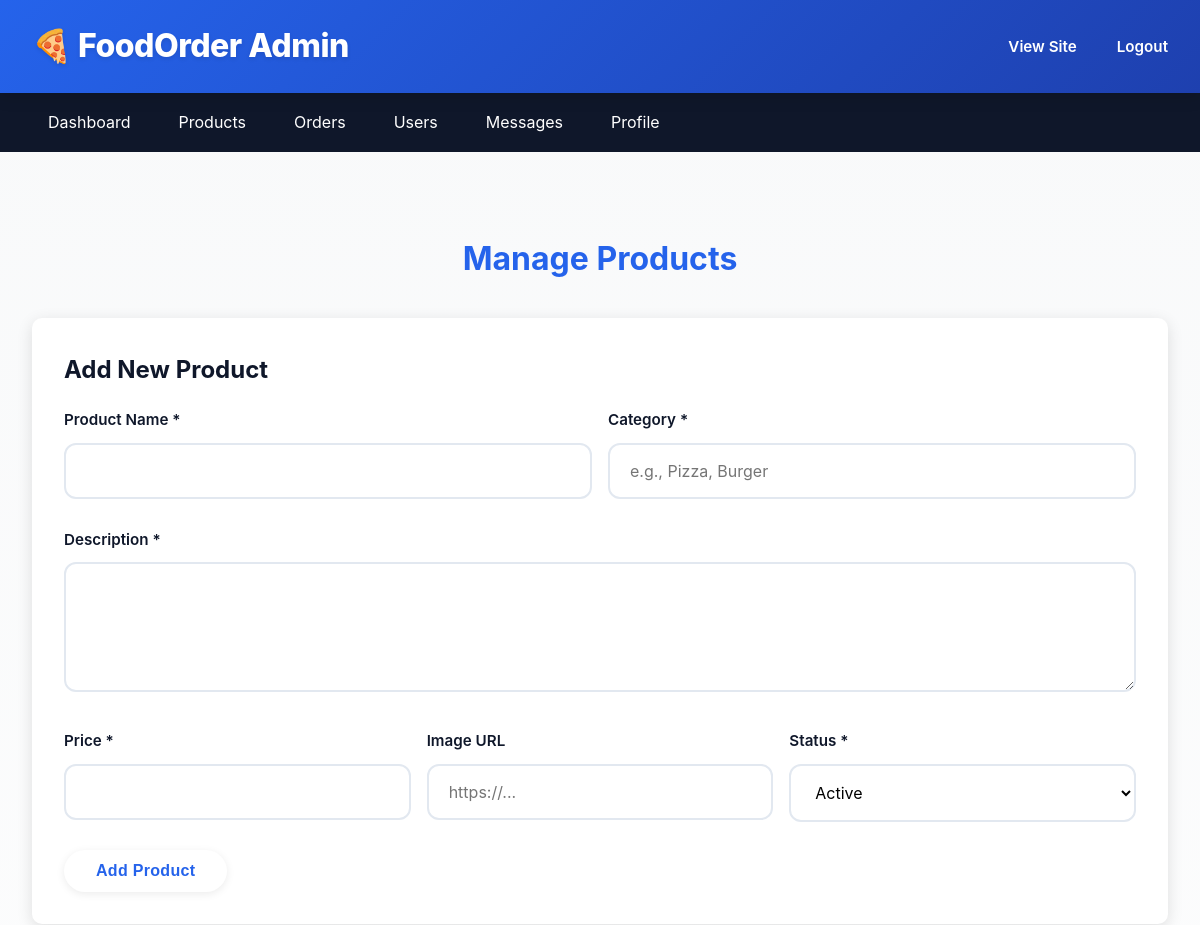
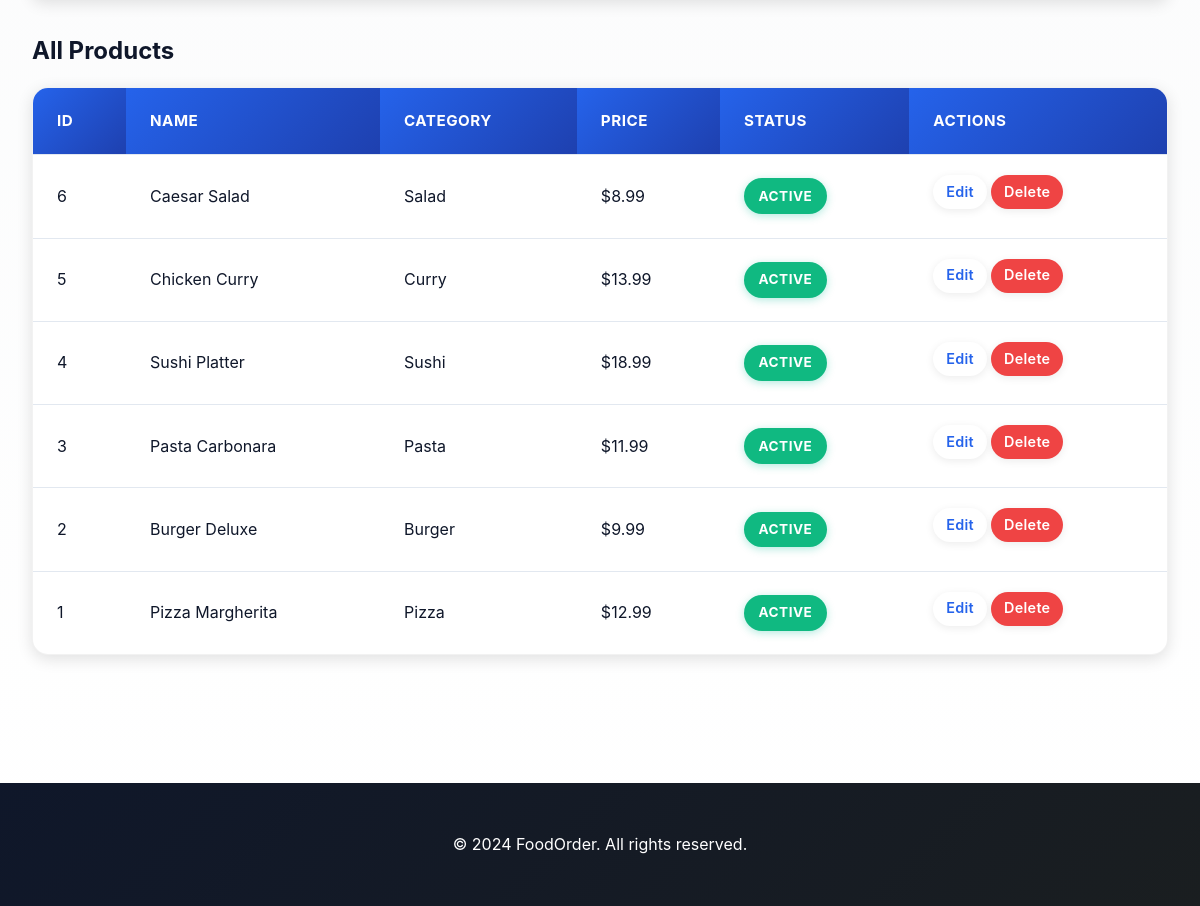
Screenshot of /admin/products.php (signed in) with the database file from the repository (2 pictures, top to bottom).
### tables this page shows
CREATE TABLE IF NOT EXISTS products (
    id INT AUTO_INCREMENT PRIMARY KEY,
    name VARCHAR(100) NOT NULL,
    description TEXT,
    price DECIMAL(10,2) NOT NULL,
    image VARCHAR(255),
    category VARCHAR(50),
    status ENUM('active', 'inactive') DEFAULT 'active',
    created_at TIMESTAMP DEFAULT CURRENT_TIMESTAMP
);

### admin/products.php (the view, shortened to what this page needs)
<?php
$conn = getDBConnection();
$edit_product = null;
$products = $conn->query("SELECT * FROM products ORDER BY id DESC");
?>
<!DOCTYPE html>
<html lang="en">
<head>
    <link rel="stylesheet" href="../assets/css/style.css">
</head>
<body>
    <header>
        <nav>
            <a href="../index.php" class="logo">🍕 FoodOrder Admin</a>
            <ul class="nav-links">
                <li><a href="../index.php">View Site</a></li>
                <li><a href="logout.php">Logout</a></li>
            </ul>
        </nav>
    </header>
    <div class="admin-nav">
        <ul>
            <li><a href="dashboard.php">Dashboard</a></li>
            <li><a href="products.php">Products</a></li>
            <li><a href="orders.php">Orders</a></li>
            <li><a href="users.php">Users</a></li>
            <li><a href="messages.php">Messages</a></li>
            <li><a href="profile.php">Profile</a></li>
        </ul>
    </div>
    <div class="container">
        <h1 style="text-align: center; margin-bottom: 2rem; color: var(--primary-color);">Manage Products</h1>
        <div style="background: var(--white); padding: 2rem; border-radius: 10px; box-shadow: var(--shadow); margin-bottom: 2rem;">
            <h2 style="margin-bottom: 1rem; color: var(--dark-color);">
                <?php echo $edit_product ? 'Edit Product' : 'Add New Product'; ?>
            </h2>
            <form method="POST" action="">
                <div style="display: grid; grid-template-columns: 1fr 1fr; gap: 1rem;">
                    <div class="form-group">
                        <label>Product Name *</label>
                        <input type="text" name="name" value="<?php echo $edit_product ? htmlspecialchars($edit_product['name']) : ''; ?>" required>
                    </div>
                    <div class="form-group">
                        <label>Category *</label>
                        <input type="text" name="category" value="<?php echo $edit_product ? htmlspecialchars($edit_product['category']) : ''; ?>" required placeholder="e.g., Pizza, Burger">
                    </div>
                </div>
                <div class="form-group">
                    <label>Description *</label>
                    <textarea name="description" required><?php echo $edit_product ? htmlspecialchars($edit_product['description']) : ''; ?></textarea>
                </div>
                <div style="display: grid; grid-template-columns: 1fr 1fr 1fr; gap: 1rem;">
                    <div class="form-group">
                        <label>Price *</label>
                        <input type="number" name="price" step="0.01" value="<?php echo $edit_product ? $edit_product['price'] : ''; ?>" required>
                    </div>
                    <div class="form-group">
                        <label>Image URL</label>
                        <input type="text" name="image" value="<?php echo $edit_product ? htmlspecialchars($edit_product['image']) : ''; ?>" placeholder="https://...">
                    </div>
                    <div class="form-group">
                        <label>Status *</label>
                        <select name="status" required>
                            <option value="active" <?php echo $edit_product && $edit_product['status'] === 'active' ? 'selected' : ''; ?>>Active</option>
                        </select>
                    </div>
                </div>
                <?php if ($edit_product): ?>
                    <button type="submit" name="update_product" class="btn btn-primary">Update Product</button>
                <?php else: ?>
                    <button type="submit" name="add_product" class="btn btn-primary">Add Product</button>
                <?php endif; ?>
            </form>
        </div>
        <h2 style="margin-bottom: 1rem; color: var(--dark-color);">All Products</h2>
        <table>
            <thead>
                <tr>
                    <th>ID</th>
                    <th>Name</th>
                    <th>Category</th>
                    <th>Price</th>
                    <th>Status</th>
                    <th>Actions</th>
                </tr>
            </thead>
            <tbody>
                <?php while ($product = $products->fetch_assoc()): ?>
                    <tr>
                        <td><?php echo $product['id']; ?></td>
                        <td><?php echo htmlspecialchars($product['name']); ?></td>
                        <td><?php echo htmlspecialchars($product['category']); ?></td>
                        <td>$<?php echo number_format($product['price'], 2); ?></td>
                        <td>
                            <span class="badge <?php echo $product['status'] === 'active' ? 'badge-success' : 'badge-danger'; ?>">
                                <?php echo ucfirst($product['status']); ?>
                            </span>
                        </td>
                        <td>
                            <a href="products.php?edit=<?php echo $product['id']; ?>" class="btn btn-primary" style="padding: 0.3rem 0.8rem; font-size: 0.9rem;">Edit</a>
                            <a href="products.php?delete=<?php echo $product['id']; ?>"
                               class="btn btn-danger"
                               style="padding: 0.3rem 0.8rem; font-size: 0.9rem;"
                               onclick="return confirm('Are you sure?')">Delete</a>
                        </td>
                    </tr>
                <?php endwhile; ?>
            </tbody>
        </table>
    </div>
    <footer>
        <p>&copy; 2024 FoodOrder. All rights reserved.</p>
    </footer>
</body>
</html>

### assets/css/style.css (style rules this page uses)
* { margin: 0; padding: 0; box-sizing: border-box; }
:root { --primary-color: #2563eb; --primary-dark: #1e40af; --primary-light: #3b82f6; --secondary-color: #1e293b; --accent-color: #60a5fa; --dark-color: #0f172a; --dark-light: #475569; --light-color: #f8f9fa; --light-gray: #e2e8f0; --success-color: #10b981; --danger-color: #ef4444; --warning-color: #f59e0b; --white: #ffffff; --black: #000000; --blue-50: #eff6ff; --blue-100: #dbeafe; --blue-500: #3b82f6; --blue-600: #2563eb; --blue-700: #1d4ed8; --shadow-sm: 0 2px 8px rgba(0,0,0,0.08); --shadow: 0 4px 16px rgba(0,0,0,0.12); --shadow-lg: 0 8px 32px rgba(0,0,0,0.16); --shadow-xl: 0 12px 48px rgba(0,0,0,0.2); --gradient-primary: linear-gradient(135deg, #2563eb 0%, #1e40af 100%); --gradient-blue: linear-gradient(135deg, #3b82f6 0%, #2563eb 50%, #1e40af 100%); --gradient-dark: linear-gradient(135deg, #0f172a 0%, #1e293b 100%); --gradient-hero: linear-gradient(135deg, rgba(37,99,235,0.95) 0%, rgba(30,64,175,0.95) 100%); --gradient-purple: linear-gradient(135deg, #667eea 0%, #764ba2 100%); }
body { font-family: 'Inter', 'Segoe UI', -apple-system, BlinkMacSystemFont, 'Roboto', sans-serif; line-height: 1.7; color: var(--dark-color); background: linear-gradient(to bottom, #f8f9fa 0%, #ffffff 100%); min-height: 100vh; }
header { background: var(--gradient-primary); color: var(--white); padding: 1.2rem 0; box-shadow: var(--shadow); position: sticky; top: 0; z-index: 1000; backdrop-filter: blur(10px); }
nav { max-width: 1400px; margin: 0 auto; display: flex; justify-content: space-between; align-items: center; padding: 0 2rem; }
.logo { font-size: 2rem; font-weight: 800; text-decoration: none; color: var(--white); letter-spacing: -0.5px; text-shadow: 0 2px 4px rgba(0,0,0,0.1); transition: transform 0.3s ease; }
.nav-links { display: flex; list-style: none; gap: 2.5rem; align-items: center; flex-wrap: wrap; }
.nav-links a { color: var(--white); text-decoration: none; font-weight: 600; font-size: 0.95rem; transition: all 0.3s ease; position: relative; padding: 0.5rem 0; }
.nav-links a::after { content: ''; position: absolute; bottom: 0; left: 0; width: 0; height: 2px; background: var(--white); transition: width 0.3s ease; }
.btn { padding: 0.75rem 2rem; border: none; border-radius: 50px; cursor: pointer; font-size: 1rem; font-weight: 600; text-decoration: none; display: inline-block; transition: all 0.3s cubic-bezier(0.4, 0, 0.2, 1); letter-spacing: 0.3px; box-shadow: var(--shadow-sm); position: relative; overflow: hidden; }
.btn::before { content: ''; position: absolute; top: 50%; left: 50%; width: 0; height: 0; border-radius: 50%; background: rgba(255,255,255,0.3); transform: translate(-50%, -50%); transition: width 0.6s, height 0.6s; }
.btn-primary { background: var(--white); color: var(--primary-color); }
.btn-danger { background: var(--danger-color); color: var(--white); }
.container { max-width: 1400px; margin: 0 auto; padding: 3rem 2rem; }
.form-group { margin-bottom: 1.75rem; }
.form-group label { display: block; margin-bottom: 0.6rem; font-weight: 600; color: var(--dark-color); font-size: 0.95rem; }
.form-group input, .form-group textarea, .form-group select { width: 100%; padding: 1rem 1.25rem; border: 2px solid var(--light-gray); border-radius: 12px; font-size: 1rem; transition: all 0.3s ease; background: var(--white); font-family: inherit; }
.form-group textarea { resize: vertical; min-height: 130px; }
table { width: 100%; border-collapse: separate; border-spacing: 0; background: var(--white); border-radius: 16px; overflow: hidden; box-shadow: var(--shadow); border: 1px solid rgba(0,0,0,0.05); }
table th, table td { padding: 1.25rem 1.5rem; text-align: left; border-bottom: 1px solid var(--light-gray); }
table th { background: var(--gradient-primary); color: var(--white); font-weight: 700; font-size: 0.95rem; text-transform: uppercase; letter-spacing: 0.5px; }
table tr:last-child td { border-bottom: none; }
table tr { transition: background 0.2s ease; }
footer { background: linear-gradient(135deg, var(--dark-color) 0%, #1a1e20 100%); color: var(--white); text-align: center; padding: 3rem 2rem; margin-top: 5rem; }
.badge { display: inline-block; padding: 0.4rem 0.9rem; border-radius: 20px; font-size: 0.85rem; font-weight: 700; text-transform: uppercase; letter-spacing: 0.5px; }
.badge-success { background: var(--success-color); color: var(--white); box-shadow: 0 2px 8px rgba(0,184,148,0.3); }

### rows the page displays
products: id "6", name "Caesar Salad", category "Salad", price "8.99", status "ACTIVE"
products: id "5", name "Chicken Curry", category "Curry", price "13.99", status "ACTIVE"
products: id "4", name "Sushi Platter", category "Sushi", price "18.99", status "ACTIVE"
products: id "3", name "Pasta Carbonara", category "Pasta", price "11.99", status "ACTIVE"
products: id "2", name "Burger Deluxe", category "Burger", price "9.99", status "ACTIVE"
products: id "1", name "Pizza Margherita", category "Pizza", price "12.99", status "ACTIVE"
